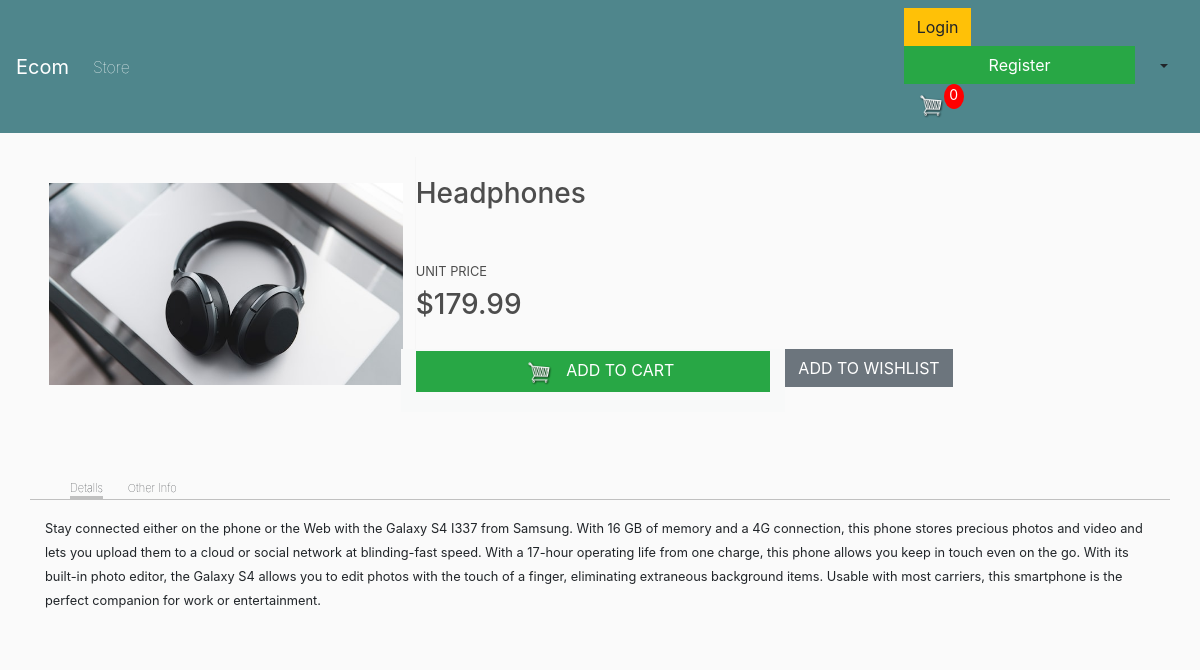
Page /product-details/1 on the committed database.
### store/models.py (models this page shows, shortened)
class Product(models.Model):
    name = models.CharField(max_length=200, null=True)
    price = models.FloatField()
    digital = models.BooleanField(default=False, null=True, blank=True)
    image = models.ImageField(null=True, blank=True)
    @property
    def imageURL(self):
        try:
            url = self.image.url
        except:
            url = ''
        return url

### store/views.py (the view)
# urls.py: path('product-details/<int:pk>', ProductDetailView.as_view(), name = 'producut-details'),
class ProductDetailView(DetailView):
    template_name: str = "store/product-details.html"
    context_object_name: str = "product"
    model = Product
    def get_context_data(self,*args, **kwargs):
        context = super(ProductDetailView, self).get_context_data(*args,**kwargs)
        context['item'] = self.item
        context['noOfCartItems'] = self.noOfCartItems
        return context
    def get(self, request, *args, **kwargs):
        self.cookieData = cartData(request = request)
        self.noOfCartItems = self.cookieData['noOfCartItems']
        self.items = self.cookieData['items']
        self.product_id = self.kwargs.get('pk')
        found_item = False
        for item in self.items:
            if item.product.id == self.product_id:
                self.item = item
                found_item = True
                break
        if not found_item:
            self.item = "NONE"
        print(f'product_id = {self.product_id}  item = {self.item},  noOfCartItems = {self.noOfCartItems}')
        return super(ProductDetailView, self).get(request, *args, **kwargs)

### store/utils.py (called while the page is built, shortened)
def cookieCart(request):
    try:
        cart = json.loads(request.COOKIES['cart'])
    except:
        cart = {}
    print('Cart: ', cart)
    items = []
    order = {
        'get_cart_total': 0,
        'get_number_of_items': 0,
        'shipping': False
    }
    noOfCartItems = order['get_number_of_items']
    return {
        'noOfCartItems': noOfCartItems,
        'order': order,
        'items': items
    }

def cartData(request):
    if request.user.is_authenticated:
        customer = request.user.customer
        order, created = Order.objects.get_or_create(customer = customer, complete = False)
        items = order.orderitem_set.all()
        noOfCartItems = order.get_number_of_items
    else:
        cookieData = cookieCart(request = request)
        noOfCartItems = cookieData['noOfCartItems']
        order = cookieData['order']
        items = cookieData['items']
    return {
        'noOfCartItems': noOfCartItems,
        'order': order,
        'items': items
    }

### templates/store/product-details.html (shortened to what this page needs)
{% extends 'store/main.html' %}
{% load static %}
{% block content %}
<div class="container">
    <div class="row" style="display:flex;">
        <div class="column item-photo" style="flex:1;">
            <img class="mr-2 p-2" style="max-width:100%;" src="{{product.imageURL}}" />
        </div>
        <div class="column" style="flex:2; border:0px solid gray width:50%">
            <h3 id="details-page-product-name" style="margin-top:20px;">{{ product.name }}</h3>
            <div class="container p-0 details-page-price-section title-price" style="display:flex;">
                <div id="details-page-unit-price-section-id" class="container p-0 details-page-unit-price" style="flex:1;">
                    <h6 class="title-unit-price pb-0"><small>UNIT PRICE</small></h6>
                    <h3 id="details-page-product-unit-price" class="pt-0 mt-0" style="margin-top:0px; padding-top:0px;">${{product.price|floatformat:2}}</h3>
                </div>
                <div style="flex:1"></div>
            </div>
            <div class = "container pl-0" style="display:flex; margin-top:20px;">
                <div class="section" style="padding-bottom:20px; flex:1;">
                    <button id="details-page-add-to-cart" data-product={{product.id}} data-action="add" class="btn btn-success update-cart"><img  id="cart-icon" src="{% static 'images/cart.png' %}"> ADD TO CART</button>
                </div>
                <div class="details-page-add-to-wishlist" style="padding-bottom:20px; flex:1">
                    <button id="details-page-add-to-wishlist" class="btn btn-secondary"></span>ADD TO WISHLIST</button>
                </div>
            </div>
        </div>
        <div class="row mt-5">
            <ul class="details-page-menu-items">
                <li class="active">Detalls</li>
                <li>Other Info</li>
            </ul>
            <div style="width:100%;border-top:1px solid silver">
                <p style="padding:15px;">
                    <small>
                    Stay connected either on the phone or the Web with the Galaxy S4 I337 from Samsung. With 16 GB of memory and a 4G connection, this phone stores precious photos and video and lets you upload them to a cloud or social network at blinding-fast speed. With a 17-hour operating life from one charge, this phone allows you keep in touch even on the go.
                    With its built-in photo editor, the Galaxy S4 allows you to edit photos with the touch of a finger, eliminating extraneous background items. Usable with most carriers, this smartphone is the perfect companion for work or entertainment.
                    </small>
                </p>
            </div>
        </div>
    </div>
</div>
<link rel="stylesheet" type="text/css" href="{% static 'css/product-details.css' %}">
{% endblock content %}

### static/css/main.css (style rules this page uses)
body { background-color: hsl(0, 0%, 98%); }
h1,h2,h3,h4,h5,h6 { color:hsl(0, 0%, 30%); }
#cart-icon { width:25px; display: inline-block; margin-left: 15px; }
.btn { border-radius: 0; }

### static/css/product-details.css (style rules this page uses)
ul>li { margin-right: 25px; font-weight: lighter; cursor: pointer }
.details-page-menu-items>li.active { border-bottom: 3px solid silver; }
.item-photo { display: flex; justify-content: center; align-items: center; border-right: 1px solid #f6f6f6; }
.details-page-menu-items { list-style-type: none; font-size: 11px; display: inline-flex; margin-bottom: 0; margin-top: 20px }
.btn-success { width: 100%; border-radius: 0; }
.section { width: 100%; margin-left: -15px; padding: 2px; padding-left: 15px; padding-right: 15px; background: #f8f9f9 }
.title-price { margin-top: 50px; margin-bottom: 0; color: black }

### rows in the picture
Product: imageURL (picture), name "Headphones", price "179.99"

### other values in the picture
{{ noOfCartItems }} "0"
